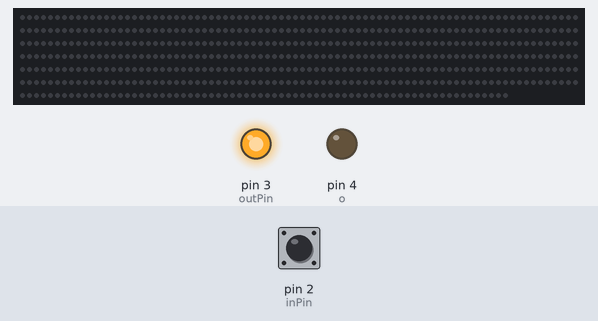
The sketch below on a simulated Arduino Uno, built with avr-gcc and run on an emulated ATmega328P. Shown: 550 RGB LEDs in strip order, left to right, continuing on the next row, output pins drawn as LEDs (lit = HIGH). The test bench sets the inputs (shaded band); at power-on: pin 2 (inPin) HIGH. What the sketch prints to the serial monitor is not drawn.

Above: at 1.2 s.
1.3 s: pin 2 (inPin) pulled LOW for 0.15 s
At 4.93 s:
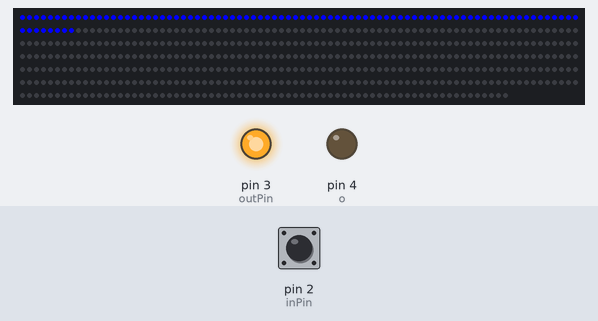
At 24.6 s:
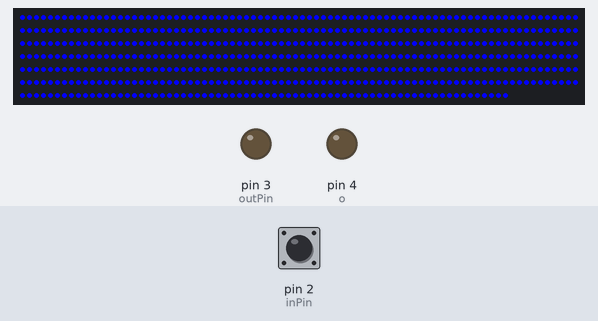
Timing chart, 0 to 26.3 s (numbered marks = the images above; inputs shaded):
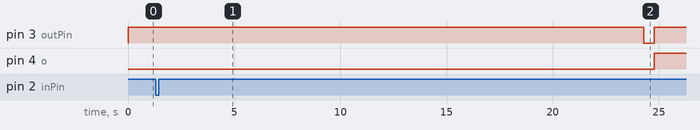

Measured:
- after the input at 1.3 s, pin 3 (outPin): HIGH → LOW after 23.0 s, → HIGH 0.50 s later; pin 4 (o): LOW → HIGH after 23.5 s; the LEDs: first change at once (image 1 shows a later state)

The sketch:

reno_2.ino
```cpp
#include <Adafruit_NeoPixel.h>

#define PIN 6
#define inPin 2
#define outPin 3
#define o 4
// Parameter 1 = number of pixels in strip
// Parameter 2 = Arduino pin number (most are valid)
// Parameter 3 = pixel type flags, add together as needed:
//   NEO_KHZ800  800 KHz bitstream (most NeoPixel products w/WS2812 LEDs)
//   NEO_KHZ400  400 KHz (classic 'v1' (not v2) FLORA pixels, WS2811 drivers)
//   NEO_GRB     Pixels are wired for GRB bitstream (most NeoPixel products)
//   NEO_RGB     Pixels are wired for RGB bitstream (v1 FLORA pixels, not v2)
Adafruit_NeoPixel strip = Adafruit_NeoPixel(550, PIN, NEO_GRB + NEO_KHZ800);

// IMPORTANT: To reduce NeoPixel burnout risk, add 1000 uF capacitor across
// pixel power leads, add 300 - 500 Ohm resistor on first pixel's data input
// and minimize distance between Arduino and first pixel. Avoid connecting
// on a live circuit... if you must, connect GND first.

void setup() {
  strip.begin();
  strip.show(); // initialize all pixels to "off"
  strip.setBrightness(255);
  pinMode(outPin, OUTPUT);
  pinMode(inPin, INPUT_PULLUP);
  digitalWrite(outPin, HIGH);
   pinMode(o, OUTPUT);
}


void loop() {
//  for (int i = strip.numPixels(); i >= 0; i--) {
//    strip.setPixelColor(i, 0, 0, 0);
//    strip.show();
//   // delay(1);
//  }
if (digitalRead(inPin)==LOW)
{
  strip.clear();

  //delay(3000);
  colorwipe();
  digitalWrite(outPin, LOW);
 digitalWrite(o, LOW);
  delay(500);
 digitalWrite(outPin, HIGH);
 digitalWrite(o, HIGH);
  //brighten();
  darken();
}

}
void colorwipe() {

  for (int i = 0; i < strip.numPixels(); i++) {
    strip.setPixelColor(i, 0, 0, 255);
    strip.show();
    delay(20);
  }

}
// 0 to 255
//void brighten() {
//  uint16_t i, j;
//
//  for (j = 45; j < 255; j++) {
//    for (i = 0; i < strip.numPixels(); i++) {
//      strip.setPixelColor(i, 0, 0, j);
//    }
//    strip.show();
//    delay(5);
//  }
//  //delay(1500);
//}

// 255 to 0
void darken() {
  Serial.begin(9600);
  uint16_t i, j;

  for (j = 255; j > 45; j--) {
    for (i = 0; i < strip.numPixels(); i++) {
      strip.setPixelColor(i, 0, 0, j);
    }
    strip.show();
    delay(5);
    Serial.println(j);

  }
  delay(1500);


}
```
